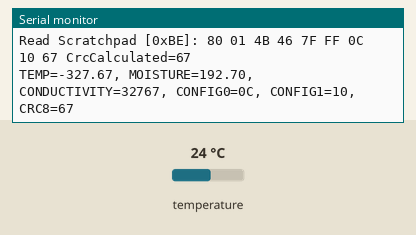
This program was run on a simulated ESP32. On the bench: the last lines printed to the serial monitor. Inputs (shaded band) come from the test bench; at power-on: temperature 24 °C.

Above: at 2.2 s.
2.3 s: temperature set to 12 °C
At 3.3 s:
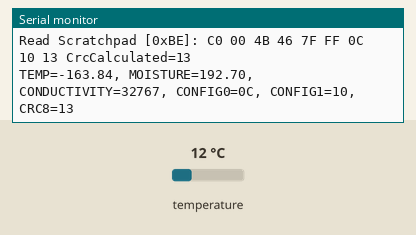
5.5 s: temperature set to 28 °C
At 7.5 s:
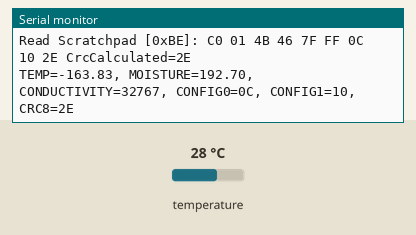
8.1 s: temperature set to 33 °C
At 10.1 s:
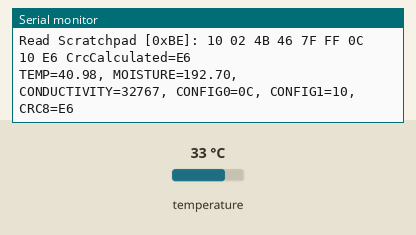
11.9 s: temperature set to 8 °C
At 14.0 s:
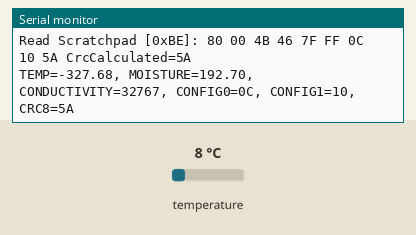
14.6 s: temperature set to 10 °C
At 16.6 s:
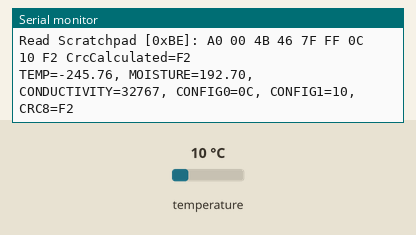

The program:

main.cpp
```cpp
#include <OneWire.h>

// OneWire DS18S20, DS18B20, DS1822 Temperature Example
//
// http://www.pjrc.com/teensy/td_libs_OneWire.html
//
// The DallasTemperature library can do all this work for you!
// https://github.com/milesburton/Arduino-Temperature-Control-Library


//#define TEST_MT05S_ONEWIRE_SKIP_ROM             1
//#define TEST_MT05S_ONEWIRE_READ_ROM             1
//#define TEST_MT05S_ONEWIRE_MATCH_ROM            1
//#define TEST_MT05S_ONEWIRE_SEARCH_ROM           1
//#define TEST_MT05S_ONEWIRE_SET_ROMCODE          1
//#define TEST_MT05S_ONEWIRE_READ_POWER_SUPPLY    1
//#define TEST_MT05S_ONEWIRE_SCRATCHPAD_TEST1     1
//#define TEST_MT05S_ONEWIRE_SCRATCHPAD_TEST2     1
#define TEST_MT05S_ONEWIRE_CONVERT_T            1
//#define TEST_MT05S_ONEWIRE_MULTIPLE_SENSOR      1

// Define a 1-Wire signal pin (a 2.0K~5.1K pull-up resistor is necessary)
// Change according to your wiring and connection.
OneWire  ds(15);

void setup(void) {
  Serial.begin(9600);
}

void loop(void) {
  Serial.println("//-------------------------");
  Serial.println("// Start Testing MT05S     ");
  Serial.println("//-------------------------");
  uint8_t i;

#ifdef TEST_MT05S_ONEWIRE_SKIP_ROM
  //--------------------------------------------
  // Tested - Skip ROM Command
  // Attention: After a specific ROM command (Read Rom [33h], Match Rom [55H], Skip Rom [CCh])
  //            is issued by master device, the sensor starts waiting for a FUNCTION command in 500ms timeout checking period.
  //            The sensor will discard RESET signal issued by master device in this period, and return to the standby status if timeout,
  //            to wait another 1-Wire transaction issued by master device.
  //--------------------------------------------
  Serial.print("Test ROM COMMAND- Skip ROM Command [0xCC]: \n");
  byte data[9];
  //Send RESET
  ds.reset();
  //Send ROM Command-Skip ROM
  ds.write(0xCC);
  //Send Function Command-Read Scratchpad
  ds.write(0xBE);
  for ( i = 0; i < 9; i++) {
    data[i] = ds.read();
  }

  Serial.printf("Scratchpad= ");
  for ( i = 0; i < 9; i++) {
    Serial.printf("%.2X ",data[i]);
  }
  Serial.printf("CrcCalculated=%.2X\n",OneWire::crc8(data, 8));
  Serial.print("\n");
  delay(1000);
 #endif

#ifdef TEST_MT05S_ONEWIRE_READ_ROM
  //--------------------------------------------
  // Tested - Read ROM Command
  // Attention: After a specific ROM command (Read Rom [33h], Match Rom [55H], Skip Rom [CCh])
  //            is issued by master device, the sensor starts waiting for a FUNCTION command in 500ms timeout checking period.
  //            The sensor will discard RESET signal issued by master device in this period, and return to the standby status if timeout,
  //            to wait another 1-Wire transaction issued by master device.
  //--------------------------------------------
  Serial.print("Test ROM COMMAND- Read ROM Command [0x33]: \n");
  byte romCodeRead[8];
  byte data[9];

  //Send RESET
  ds.reset();
  //Send ROM Command-Read ROM
  ds.write(0x33);
  for( i = 0; i < 8; i++) {
    romCodeRead[i] = ds.read();
  }
  //Send Function Command-Read Scratchpad
  ds.write(0xBE);
  for ( i = 0; i < 9; i++) {
    data[i] = ds.read();
  }

  Serial.printf("ROMCODE= ");
  for ( i = 0; i < 8; i++) {
    Serial.printf("%.2X ",romCodeRead[i]);
  }
  Serial.print("\n");

  Serial.printf("Scratchpad= ");
  for ( i = 0; i < 9; i++) {
    Serial.printf("%.2X ",data[i]);
  }
  Serial.printf("CrcCalculated=%.2X\n",OneWire::crc8(data, 8));
  Serial.print("\n");
  delay(1000);
 #endif

#ifdef TEST_MT05S_ONEWIRE_MATCH_ROM
  //--------------------------------------------
  // Tested - Match ROM Command
  // Attention: After a specific ROM command (Read Rom [33h], Match Rom [55H], Skip Rom [CCh])
  //            is issued by master device, the sensor starts waiting for a FUNCTION command in 500ms timeout checking period.
  //            The sensor will discard RESET signal issued by master device in this period, and return to the standby status if timeout,
  //            to wait another 1-Wire transaction issued by master device.
  //--------------------------------------------
  Serial.print("Test ROM COMMAND- Match ROM Command [0x55]: \n");
  Serial.print("ATTENTION!!!!!!!- To test Match ROM, You have to change ROMCODE defined in Array:romCodeToMatch[8] with your own!\n");
  byte data[9];
  byte romCodeToMatch[8]={ 0x28, 0x00, 0x14, 0x08, 0x0F, 0x00, 0x01, 0x60};
  Serial.print("ROMCODE to Match= ");
  for ( i = 0; i < 8; i++) {
    Serial.printf("%.2X ",romCodeToMatch[i]);
  }
  Serial.print("\n");

  //Send RESET
  ds.reset();
  //Send ROM Command-Match ROM
  ds.select(romCodeToMatch);
  //Send Function Command-Read Scratchpad
  ds.write(0xBE);
  for ( i = 0; i < 9; i++) {
    data[i] = ds.read();
  }

  Serial.printf("Scratchpad= ");
  for ( i = 0; i < 9; i++) {
    Serial.printf("%.2X ",data[i]);
  }
  Serial.printf("CrcCalculated=%.2X\n",OneWire::crc8(data, 8));
  Serial.print("\n");
  delay(1000);
 #endif

#ifdef TEST_MT05S_ONEWIRE_SEARCH_ROM
  //--------------------------------------------
  // Tested - Search ROM Command
  // Attention:
  //--------------------------------------------
  Serial.print("Test ROM COMMAND- Search ROM Command [0xF0]: \n");
  byte addr[8];

  if ( !ds.search(addr)) {
    Serial.print("No more addresses.\n");
    Serial.print("\n");
    ds.reset_search();
    delay(2000);
    return;
  }

  Serial.print("ROM Found=");
  for (uint8_t i = 0; i < 8; i++) {           // we need 8 bytes
    Serial.printf("%.2X ",addr[i]);
  }
  Serial.print("\n");
  Serial.printf("CrcCalculated=%.2X\n",OneWire::crc8(addr, 7));

  if (OneWire::crc8(addr, 7) != addr[7]) {
      Serial.print("CRC is not valid!\n");
      return;
  }
  Serial.print("\n");
 #endif

#ifdef TEST_MT05S_ONEWIRE_SET_ROMCODE
  //--------------------------------------------
  // Tested - Set ROMCODE and check result
  // Attention:
  //--------------------------------------------
  Serial.print("Test Function Command- Set ROMCODE [0x0F]: \n");
  byte writeResult[2];
  byte romCodeToWrite[8]={ 0x28, 0x01, 0x02, 0x03, 0x04, 0x05, 0x06, 0xFF};
  romCodeToWrite[7]=OneWire::crc8(romCodeToWrite, 7);
  Serial.print("ROM To Set=");
  for( i = 0; i < 8; i++) {
    Serial.printf("%.2X ",romCodeToWrite[i]);
  }
  Serial.print("\n");

  ds.reset();//Send RESET
  ds.write(0xCC);//Send ROM Command-Skip ROM
  ds.write(0x0F);//function command- Set RomCode
  ds.write(0xF0);//Flag data(Fixed)
  ds.write(0x00);//Flag data(Fixed)
  ds.write(romCodeToWrite[0]);//new romcode
  ds.write(romCodeToWrite[1]);
  ds.write(romCodeToWrite[2]);
  ds.write(romCodeToWrite[3]);
  ds.write(romCodeToWrite[4]);
  ds.write(romCodeToWrite[5]);
  ds.write(romCodeToWrite[6]);
  ds.write(romCodeToWrite[7]);
  delay(100);//Important!! Delay 100ms for eeprom write done
  writeResult[0] = ds.read();
  writeResult[1] = ds.read();
  if(writeResult[0]==0x00 && writeResult[1]==0x03)
  {
    Serial.printf("SET ROMCODE SUCCESSFULLY[%.2X,%.2X]\n",writeResult[0],writeResult[1]);
  }
  else if(writeResult[0]==0x00 && writeResult[1]==0xC0)
  {
    Serial.printf("SET ROMCODE FAILED[%.2X,%.2X]\n",writeResult[0],writeResult[1]);
  }
  else
  {
    Serial.printf("SET ROMCODE FAILED: Unknown Reason[%.2X,%.2X]\n",writeResult[0],writeResult[1]);
  }
  delay(1000);
#endif

#ifdef TEST_MT05S_ONEWIRE_READ_POWER_SUPPLY
  //--------------------------------------------
  // Tested - READ POWER SUPPLY
  // Attention: The MT05S sensor only support External Power Supply
  //--------------------------------------------
  Serial.print("Test Function Command- READ POWER SUPPLY [0xB4]: \n");
  ds.reset();//Send RESET
  ds.write(0xcc);//Send ROM Command-Skip ROM
  ds.write(0xb4);//Send Function command- Read Power Supply
  if (ds.read_bit() == 0)
  {
    Serial.print("Parasite Power");
  }
  else
  {
    Serial.print("External Power");
  }
  Serial.println();
  delay(1000);
#endif

#ifdef TEST_MT05S_ONEWIRE_SCRATCHPAD_TEST1
  //--------------------------------------------
  // Tested -Write Scratchpad, Copy Scratchpad and then Read Scratchpad
  // Attention:
  //--------------------------------------------
  Serial.print("Test Function Command- -Write Scratchpad[0x4E], Copy Scratchpad[0x48] , Recall EE[0xB8], and Read Scratchpad [0xBE]: \n");
  byte config0=0x08,config1=0x00,configDummy=0x00;
  byte scratchpadRead[9];

  //Write Scratchpad
  Serial.print("Write Scratchpad [0x4E]\n");
  ds.reset();//Send RESET
  ds.write(0xcc);//Send ROM Command-Skip ROM
  ds.write(0x4E);//Send Function command- write scratchpad
  ds.write(config0);//write 3 byte to sensor(including a dummy byte)
  ds.write(config1);
  ds.write(configDummy);

  delay(10);//Sometime for sensor to finish the operation.

  //Copy Scratchpad
  Serial.print("Copy Scratchpad [0x48]\n");
  ds.reset();//Send RESET
  ds.write(0xcc);//Send ROM Command-Skip ROM
  ds.write(0x48);//Send Function command-Copy scratchpad

  delay(10);//Sometime for sensor to finish the operation.

  //Recall EE
  Serial.print("Recall EE [0xB8]: ");
  ds.reset();//Send RESET
  ds.write(0xcc);//Send ROM Command-Skip ROM
  ds.write(0xB8);//Send Function command-Recall EE
  while(ds.read_bit() == 0)//Wait for operation done
  {
    delay(10);
    Serial.print(".");
  }
  Serial.print("Done\n");

  //Read Scratchpad
  Serial.print("Read Scratchpad [0xBE]: ");
  ds.reset();//Send RESET
  ds.write(0xcc);//Send ROM Command-Skip ROM
  ds.write(0xBE);//Send Function command- read scratchpad
  for ( int i = 0; i < 9; i++) {
    scratchpadRead[i] = ds.read();
  }
  for ( int i = 0; i < 9; i++) {
    Serial.printf("%.2X ",scratchpadRead[i]);
  }
  Serial.printf("CrcCalculated=%.2X\n",OneWire::crc8(scratchpadRead, 8));
  Serial.println();
  delay(1000);
#endif


#ifdef TEST_MT05S_ONEWIRE_SCRATCHPAD_TEST2
   //--------------------------------------------
  // Tested - Write Scratchpad and Read Scratchpad, then Recall EE and Read Scratchpad
  // Attention:
  //--------------------------------------------
  Serial.print("Test Function Command- Write Scratchpad [0x4E]  & Read Scratchpad [0xBE]: \n");
  byte config0=0x08,config1=0x00,configDummy=0x00;
  byte scratchpadRead[9];

  //Write Scratchpad
  Serial.print("Write Scratchpad [0x4E]\n");
  ds.reset();//Send RESET
  ds.write(0xcc);//Send ROM Command-Skip ROM
  ds.write(0x4E);//Send Function command- write scratchpad
  ds.write(config0);//write 3 byte to sensor(including a dummy byte)
  ds.write(config1);
  ds.write(configDummy);

  delay(10);//Sometime for sensor to finish the write scratchpad operation.

  //Read Scratchpad
  Serial.print("Read Scratchpad [0xBE]: ");
  ds.reset();//Send RESET
  ds.write(0xcc);//Send ROM Command-Skip ROM
  ds.write(0xBE);//Send Function command- read scratchpad
  for ( int i = 0; i < 9; i++) {
    scratchpadRead[i] = ds.read();
  }
  for ( int i = 0; i < 9; i++) {
    Serial.printf("%.2X ",scratchpadRead[i]);
  }
  Serial.printf("CrcCalculated=%.2X",OneWire::crc8(scratchpadRead, 8));
  Serial.println();

  //Recall EE
  Serial.print("Recall EE [0xB8]: ");
  ds.reset();//Send RESET
  ds.write(0xcc);//Send ROM Command-Skip ROM
  ds.write(0xB8);//Send Function command- Recall EE
  while(ds.read_bit() == 0)//Wait for operation done
  {
    delay(10);
    Serial.print(".");
  }
  Serial.print("Done\n");

  //Read Scratchpad
  Serial.print("Read Scratchpad [0xBE]: ");
  ds.reset();//Send RESET
  ds.write(0xcc);//Send ROM Command-Skip ROM
  ds.write(0xBE);//Send Function command- read scratchpad
  for ( int i = 0; i < 9; i++) {
    scratchpadRead[i] = ds.read();
  }
  for ( int i = 0; i < 9; i++) {
    Serial.printf("%.2X ",scratchpadRead[i]);
  }
  Serial.printf("CrcCalculated=%.2X",OneWire::crc8(scratchpadRead, 8));
  Serial.println();

  delay(1000);
#endif


#ifdef TEST_MT05S_ONEWIRE_CONVERT_T
  //--------------------------------------------
  // Tested - Convert T and Read Scratchpad
  // Attention:
  //--------------------------------------------
  Serial.print("Test Function Command- Convert T [0x44]  & Read Scratchpad [0xBE]: \n");
  byte scratchpad[9];

  Serial.print("Convert T [0x44]: ");
  ds.reset();//Send RESET
  ds.skip();//Send ROM Command-Skip ROM
  ds.write(0x44);//Send Function command- convert T

  //Wait conversion done (Whether to pull down the DQ line during operation can be configured in scratchpad CONFIG0-Bit3- SensorPowerMode)
  while(ds.read_bit() == 0)
  {
    delay(10);
    Serial.print(".");
  }
  Serial.print("Conversion Done\n");

  Serial.print("Read Scratchpad [0xBE]: ");
  ds.reset();//Send RESET
  ds.skip();//Send ROM Command-Skip ROM
  ds.write(0xBE);//Send Function command- Read Scratchpad
  for (int i = 0; i < 9; i++) {// we need 9 bytes
    scratchpad[i] = ds.read();
    Serial.printf("%.2X ",scratchpad[i]);
  }
  Serial.printf("CrcCalculated=%.2X",OneWire::crc8(scratchpad, 8));
  Serial.println();

  if(OneWire::crc8(scratchpad, 8) == scratchpad[8])
  {
    int16_t temperature = makeWord(scratchpad[0],scratchpad[1]);
    int16_t moisture = makeWord(scratchpad[2],scratchpad[3]);
    int16_t conductivity = makeWord(scratchpad[4],scratchpad[5]);
    Serial.printf("TEMP=%.2f, MOISTURE=%.2f, CONDUCTIVITY=%d, CONFIG0=%.2X, CONFIG1=%.2X, CRC8=%.2X\n", temperature/100.00, moisture/100.00, conductivity, scratchpad[6],scratchpad[7],scratchpad[8] );
  }
  else
  {
    Serial.print("CRC ERROR!\n");
  }

  Serial.println();
  delay(1000);
#endif

#ifdef TEST_MT05S_ONEWIRE_MULTIPLE_SENSOR
  //--------------------------------------------
  // Tested - 2 Sensor on line, Search ROM and conversion, Read Scratchpad
  // Attention:
  //--------------------------------------------
  Serial.print("Test - 2 Sensor on line, Search ROM and conversion, Read Scratchpad: \n");
  byte romCodeSearched[8];
  byte scratchpad[9];
  if ( !ds.search(romCodeSearched)) {
    Serial.println("No more addresses.");
    Serial.println();
    ds.reset_search();
    delay(250);
    return;
  }

  Serial.print("ROM Read=");
  for ( int i = 0; i < 8; i++) {           // we need 8 bytes
    Serial.printf("%.2X ",romCodeSearched[i]);
  }
  Serial.println();
  Serial.printf("CrcCalculated=%.2X",OneWire::crc8(romCodeSearched, 7));
  Serial.println();

  if (OneWire::crc8(romCodeSearched, 7) != romCodeSearched[7]) {
      Serial.println("CRC is not valid!");
      return;
  }
  Serial.println();

  Serial.print("Convert T : ");
  ds.reset();//Send RESET
  ds.select(romCodeSearched);//Send ROM Command - Match ROM
  ds.write(0x44);//Send Function command- convert T
  while(ds.read_bit() == 0)
  {
    delay(10);
    Serial.print(".");
  }
  Serial.print("Done");
  Serial.print("\n");

  Serial.print("Read Scratchpad : ");
  ds.reset();//Send RESET
  ds.select(romCodeSearched);//Send ROM Command - Match ROM
  ds.write(0xBE);//Send Function command- Read Scratchpad
  for (int i = 0; i < 9; i++) {           // we need 9 bytes
    scratchpad[i] = ds.read();
    Serial.printf("%.2X ",scratchpad[i]);
  }
  Serial.printf("CrcCalculated=%.2X",OneWire::crc8(scratchpad, 8));
  Serial.println();
  delay(1000);
#endif

}
```

Measured:
- after the input at 2.3 s, the serial monitor: prints a new line after 0.41 s (image 1)
- after the input at 5.5 s, the serial monitor: prints a new line after 1.1 s (image 2)
- after the input at 8.1 s, the serial monitor: prints a new line after 1.1 s (image 3)
- after the input at 11.9 s, the serial monitor: prints a new line after 1.1 s (image 4)
- after the input at 14.6 s, the serial monitor: prints a new line after 1.0 s (image 5)
